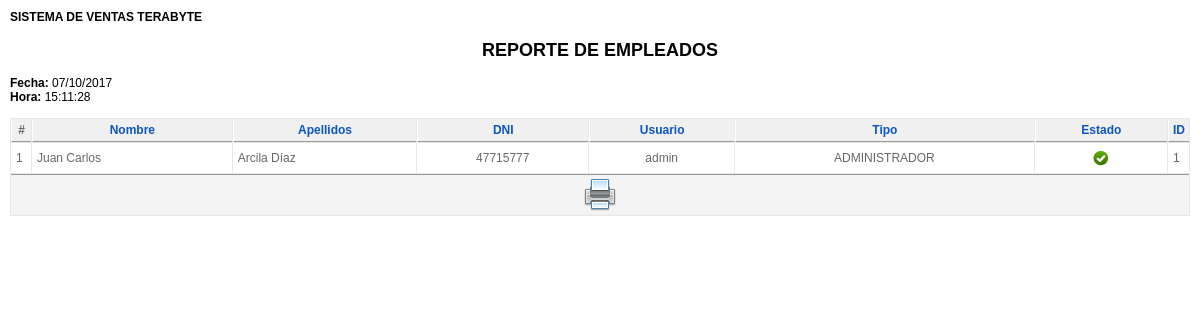
The page /empleado/imprimir_empleado.php (signed in) on the database its author committed.
### tables this page shows
CREATE TABLE IF NOT EXISTS `empleado` (
  `IdEmpleado` int(11) NOT NULL AUTO_INCREMENT,
  `Nombre` varchar(50) NOT NULL,
  `Apellido` varchar(80) NOT NULL,
  `Sexo` varchar(1) NOT NULL,
  `FechaNac` date NOT NULL,
  `Direccion` varchar(100) DEFAULT NULL,
  `Telefono` varchar(10) DEFAULT NULL,
  `Celular` varchar(15) DEFAULT NULL,
  `Email` varchar(80) DEFAULT NULL,
  `Dni` varchar(8) DEFAULT NULL,
  `FechaIng` date NOT NULL,
  `Sueldo` decimal(8,2) DEFAULT NULL,
  `Estado` varchar(30) NOT NULL,
  `Usuario` varchar(20) DEFAULT NULL,
  `Contrasena` text,
  `IdTipoUsuario` int(11) NOT NULL,
  PRIMARY KEY (`IdEmpleado`),
  KEY `fk_Empleado_TipoUsuario1_idx` (`IdTipoUsuario`)
);

CREATE TABLE IF NOT EXISTS `tipousuario` (
  `IdTipoUsuario` int(11) NOT NULL AUTO_INCREMENT,
  `Descripcion` varchar(20) NOT NULL,
  PRIMARY KEY (`IdTipoUsuario`)
);

### clases/clsEmpleado.php (called while the page is built, shortened)
<?php
include_once("clsConexion.php");
class clsEmpleado{
 function consultarEmpleadoPorParametro($criterio,$busqueda,$limite){
   $con = new clsConexion;
   if($con->conectarse()==true){
     $query = "CALL SP_S_EmpleadoPorParametro('$criterio','$busqueda','$limite')";
	 $result = @mysql_query($query);
	 if (!$result)
	   return false;
	 else
	   return $result;
   }
 }
}
?>

### clases/clsConexion.php (called while the page is built, shortened)
<?php
class clsConexion{
	 function conectarse() {
		   return true;
	 }
}
?>

### empleado/imprimir_empleado.php (the view, shortened to what this page needs)
<html>
<head>
<link href="../css/general.css" rel="stylesheet" type="text/css">
</head>
<body>
<?php
    if(isset($_SESSION["usuario"])){
?>
<?php
include_once("../clases/clsEmpleado.php");
$criterio=$_GET["criterio"];
$busqueda=$_GET["busqueda"];
$objEmpleado=new clsEmpleado;
$result=$objEmpleado->consultarEmpleadoPorParametro($criterio,$busqueda,'');
?>
<H4>SISTEMA DE VENTAS TERABYTE</H4>
<center><B><H2>REPORTE DE EMPLEADOS</H2></B></center>
<?php
echo "<b>Fecha: </b>".date('d/m/Y')."<br>";
echo "<b>Hora: </b>".date('H:i:s')."<br >";
?>
<table class="adminlist" cellspacing="1">
  <thead>
<tr>
	<th>#</th>
	<th><a href="#">Nombre</a></th>
    <th><a href="#">Apellidos</a></th>
    <th><a href="#">DNI</a></th>
    <th><a href="#">Usuario</a></th>
    <th><a href="#">Tipo</a></th>
    <th><a href="#">Estado</a></th>
	<th><a href="#">ID</a></th>
</tr>
</thead>
<tbody class="adminlist">
<?php
$c=0;
$i=0;
while($row=mysql_fetch_array($result)){
	$i=$i+1;
	if ($c==1){
	echo "<tr class='row1'>";
		$c=2;
	}else{
	    	echo "<tr class='row0'>";
		$c=1;
	}
	echo "<td width='10'>".$i."</td>";
	echo "<td>".$row['Nombre']."</td>";
	echo "<td>".$row['Apellido']."</td>";
	echo "<td align='center'>".$row['Dni']."</td>";
	echo "<td align='center'>".$row['Usuario']."</td>";
	echo "<td align='center'>".$row['TipoUsuario']."</td>";
	$estado=$row['Estado'];
	if($estado=="ACTIVO"){
	echo "<td align='center'><img src='../img/header/activo.png' title='Activo'></td>";
	}else{
	echo "<td align='center'><img src='../img/header/inactivo.png' title='Inactivo'></td>";
	}
	echo "<td width='1%'>".$row['IdEmpleado']."</td>";
	echo "</tr>";
}
?>
</tbody>
		<tfoot>
			<tr>
				<td colspan="13">
                <a href="#" onClick="window.print();return false;"><img src="../img/header/printer.png" border="0" style="cursor:pointer" title="Imprimir"></a>
              </td>
			</tr>
		</tfoot>
</table>
<?php
    } else {
        header("Location:../index.php");
    }
?>
</body>
</html>

### css/general.css (style rules this page uses)
body { margin: 10px; padding: 0; background-image: url(../img/fondo.png); background-repeat: repeat; padding-bottom: 1px; font-size: 11px; }
body, td, th { font-family: Arial, Helvetica, sans-serif; font-size:12px; }
a:link { color: #0B55C4; text-decoration: none; }
table.adminlist { width: 100%; border-spacing: 1px; background-color: #e7e7e7; color: #666; font-size:12px; }
table.adminlist td, table.adminlist th { padding: 4px; }
table.adminlist thead th { text-align: center; background: #f0f0f0; color: #666; border-bottom: 1px solid #999; border-left: 1px solid #fff; }
table.adminlist tbody tr { background-color: #fff; text-align: left; }
table.adminlist tbody tr td { height: 30px; background: #fff; border: 1px solid #fff; }
table.adminlist tfoot tr { text-align: center; color: #333; }
table.adminlist tfoot td, table.adminlist tfoot th { background-color: #f3f3f3; border-top: 1px solid #999; text-align: center; }

### rows shown on the page
empleado: Nombre "Juan Carlos", Apellido "Arcila Díaz", Dni "47715777", Usuario "admin", IdTipoUsuario.Descripcion "ADMINISTRADOR", IdEmpleado "1"
